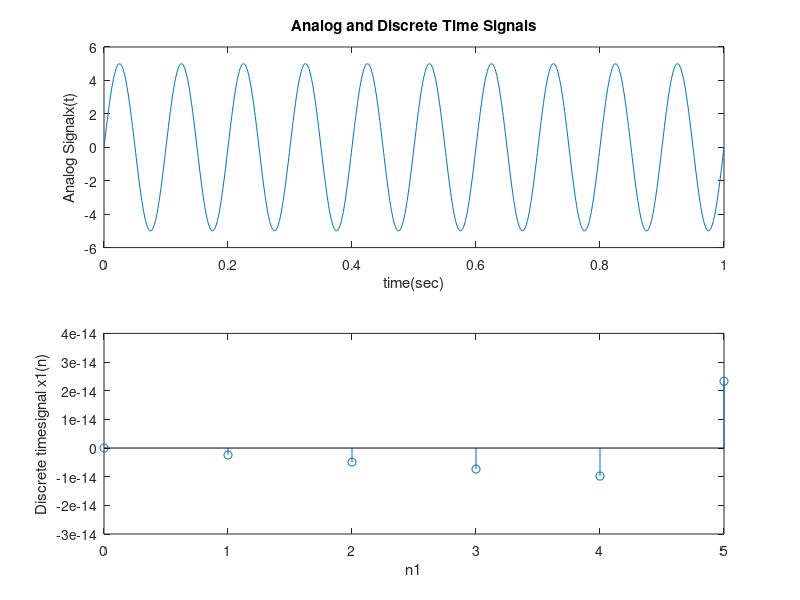

This chart was generated by the following MATLAB code:
fs = input('Hay nhap fs : '); 
 
 tmin = 0;
 tmax = 1;
 t = tmin: 0.001: tmax;
 xa = 5*sin(20*pi*t);
 Ts1 = 1/fs;                                       
 n1 = tmin/Ts1:tmax/Ts1;
 x1 = 5*sin(20*pi*n1*Ts1);
                                      
 figure(5)
 subplot(2,1,1)
 plot(t,xa)
 title('Analog and Discrete Time Signals')
 xlabel('time(sec)')
 ylabel('Analog Signalx(t)')
 subplot(2,1,2)
 stem(n1,x1)
 xlabel('n1')
 ylabel('Discrete timesignal x1(n)')